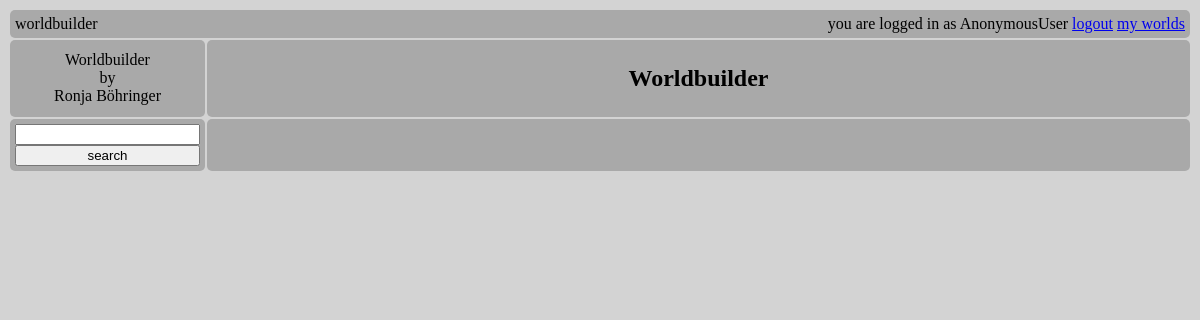
The app's page /Ronja/, older data.
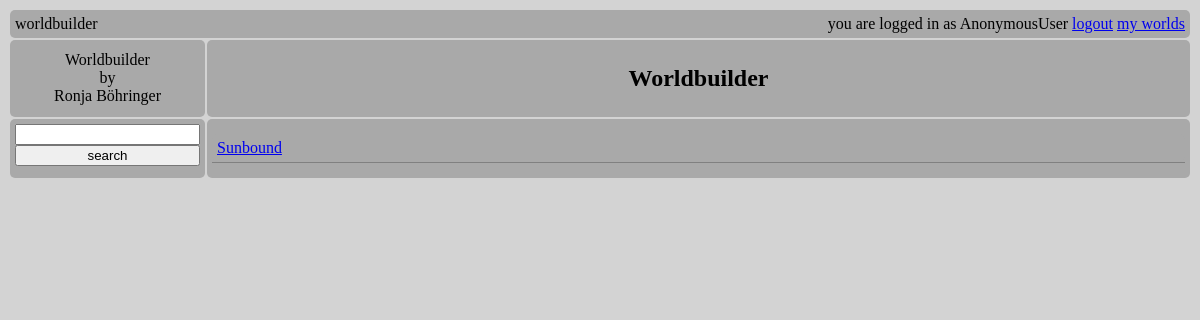
The same page, newer data.
### worldbuilder/models.py (models this page shows, shortened)
@python_2_unicode_compatible
class World(models.Model):
    name = models.CharField(max_length=200)
    owner = models.ForeignKey(settings.AUTH_USER_MODEL, null=True)

### worldbuilder/views.py (the view)
# urls.py: url(r'^(?P<user_name>[\w-]+)/$', views.userView, name='user'),
def userView(request, user_name):
    user = User.objects.get(username=user_name)
    worlds = user.world_set.all()
    context = {'worlds': worlds, 'user': user}
    return render(request, 'worldbuilder/user.html', context)

### worldbuilder/templates/worldbuilder/user.html (shortened to what this page needs)
{% extends "worldbuilder/base.html" %}
{% load static %}
{% block content %}
<table id="informationTable">
{% for world in user.world_set.all %}
    <tr>
      <td><a href="{% url 'worldbuilder:world' user.username world.name %}"> {{ world.name }} </a></td>
    </tr>
{% endfor %}
</table>
{% endblock %}

### worldbuilder/templates/worldbuilder/base.html (shortened to what this page needs)
{% load static %}
<!DOCTYPE html>
<html lang="en">
<head>
    <link rel="stylesheet" type="text/css" href="{% static 'style.css' %}" >
</head>
<body>
    <table id="sitetable">
        <tr>
            <td colspan=2>
                {% block header %}
                <div id="headerWrapper">
                    <div id="headerLeft">
                        <span id="worldbuilder">worldbuilder</span>
                    </div>
                    <div id="headerRight">
                        {% block headerRight %}you are logged in as {{ request.user }} <a href="{% url 'logout' %}">logout</a> <a href="{% url 'worldbuilder:user' request.user %}">my worlds</a>{% endblock %}
                    </div>
                </div>
                {% endblock %}
            </td>
        </tr>
        <tr>
            <td id="info">
                {% block info %}
                    Worldbuilder<br/>by<br/>Ronja Böhringer
                {% endblock %}
            </td>
            <td id="caption" width="99%">
                <h2>
                    {% block caption %}
                    Worldbuilder
                    {% endblock %}
                </h2>
            </td>
        </tr>
        <tr>
            <td id="sidebar">
                {% block sidebar %}
                <input type=text>
                <button>search</button>
                {% endblock %}
            </td>
            <td id="content">
                {% block content %}{% endblock %}
            </td>
        </tr>
    </table>
</body>
</html>

### worldbuilder/static/style.css (style rules this page uses)
body { background-color: lightgrey; position:relative; }
table { min-width: 100%; border:0px; }
td { padding: 0px; }
#headerLeft { float:left; }
#headerRight { float:right; }
#sitetable td { min-height: 100%; overflow: hidden; background-color: darkgrey; text-align: center; padding: 5px; border-radius: 5px; overflow-x: auto; }
#sidebar { vertical-align: top; }
button { width: 100%; }
#informationTable { border-collapse: collapse; width: 100%; margin: 10px 0px 10px 0px; }
#informationTable td, th { text-align: left; vertical-align: text-top; padding: 5px; border-bottom: 1px solid grey; }

Row changes from the older to the newer data that the page shows:
now on this page (row edited): World: name "Sunbound"
